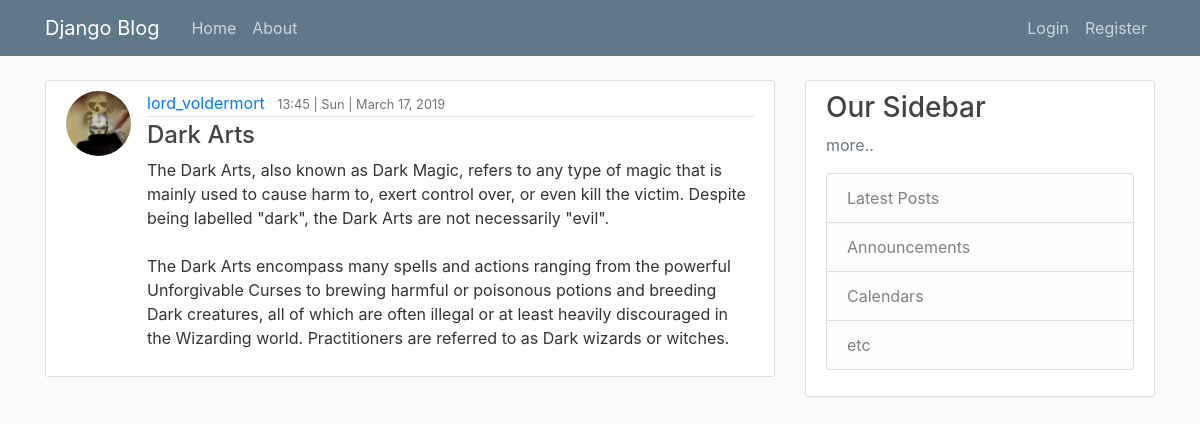
The app's page /post/18/ with its own data.
### blog/models.py (models this page shows, shortened)
class Post(models.Model):
	title = models.CharField(max_length=100)
	content = models.TextField()
	date_posted = models.DateTimeField(default=timezone.now)
	author = models.ForeignKey(User, on_delete=models.CASCADE)

### users/models.py (models this page shows, shortened)
class Profile(models.Model):
	user = models.OneToOneField(User, on_delete=models.CASCADE)
	image = models.ImageField(default='default.png', upload_to='profile_pics')

### blog/views.py (the view)
# urls.py: path('post/<int:pk>/', PostDetailView.as_view(), name='post-detail'),
class PostDetailView(DetailView):
	model = Post

### blog/templates/blog/post_detail.html (shortened to what this page needs)
{% extends "blog/base.html" %}
{% block content %}
	<article class="media content-section">
		<img class="rounded-circle article-img" src="{{ object.author.profile.image.url}}">
		<div class="media-body">
			<div class="article-metadata">
				<a class="mr-2" href="{% url 'user-posts' object.author.username %}">{{object.author }}</a>
				<small class="text-muted">{{ object.date_posted|date:"G:i | D | F d, Y" }}</small>
			</div>
			<h4 class="article-title" >{{ object.title }}</a></h4>
			<p class="article-content">{{ object.content }}</p>
		</div>
	</article>
{% endblock content %}

### blog/static/blog/main.css (style rules this page uses)
body { background: #fafafa; color: #333333; margin-top: 5rem; }
h1, h2, h3, h4, h5, h6 { color: #444444; }
.content-section { background: #ffffff; padding: 10px 20px; border: 1px solid #dddddd; border-radius: 3px; margin-bottom: 20px; }
.article-title { color: #444444; }
.article-content { white-space: pre-line; }
.article-img { height: 65px; width: 65px; margin-right: 16px; }
.article-metadata { padding-bottom: 1px; margin-bottom: 4px; border-bottom: 1px solid #e3e3e3 }

### records on screen
Post: author.profile.image (picture), author "lord_voldermort", date_posted|D "13:45 | Sun | March 17, 2019", title "Dark Arts", content "The Dark Arts, also known as Dark Magic, refers to any type of magic that is mainly used to cause harm to, exert control over, or even kill the victim. Despite being labelled \"dark\", the Dark Arts are not necessarily \"evil\". The Dark Arts encompass many spells and actions ranging from the powerful Unforgivable Curses to brewing harmful or poisonous potions and breeding Dark creatures, all of which are often illegal or at least heavily discouraged in the Wizarding world. Practitioners are referred to as Dark wizards or witches."
